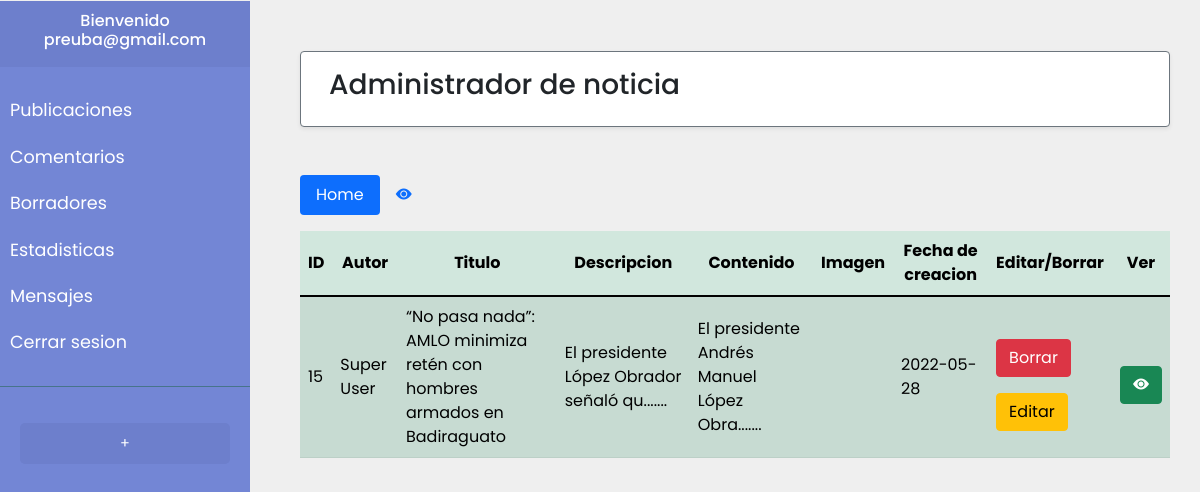
Screenshot of /php/adminTodos.php (signed in) with the database file from the repository.
### tables this page shows
CREATE TABLE `post` (
  `id` int(11) NOT NULL,
  `autorid` int(11) NOT NULL,
  `title` varchar(255) DEFAULT NULL,
  `description` varchar(511) DEFAULT NULL,
  `content` text DEFAULT NULL,
  `link1` varchar(255) DEFAULT NULL,
  `link2` varchar(255) DEFAULT NULL,
  `link3` varchar(255) DEFAULT NULL,
  `image` varchar(255) DEFAULT NULL,
  `created_at` date NOT NULL DEFAULT current_timestamp(),
  `status` int(11) DEFAULT 1,
  `category_id` int(11) NOT NULL
);

### php/config/validarSesion.php (called while the page is built, shortened)
<?php
require 'database.php';
if (isset($_SESSION['user_id'])){
  $records = $conn->prepare('SELECT id, autor, id_privileges, email, password FROM admins WHERE id =:id');
  $records->bindParam(':id', $_SESSION['user_id']);
  $records->execute();
  $results = $records->fetch(PDO::FETCH_ASSOC);
  if(is_countable($results) > 0){
    $user = $results;
  }
}
?>

### php/adminTodos.php (the view, shortened to what this page needs)
<?php require "../php/config/validarSesion.php"?>
<!DOCTYPE html>
<html>
  <head>
  <link rel="stylesheet" href="../css/bootstrap.min.css">
  <link rel="stylesheet" href="../css/adminMenu.css">
  <link rel="stylesheet" href="https://cdn.jsdelivr.net/npm/bootstrap-icons@1.8.1/font/bootstrap-icons.css">
  <link href="https://unpkg.com/vanilla-datatables@latest/dist/vanilla-dataTables.min.css" rel="stylesheet" type="text/css">
  </head>
  <body>
    <?php if(!empty($user)): ?>
      <section>
        <?php include("../php/template/panelAdmin.php"); ?>
      <article>
          <div id="content">
              <nav class="navbar navbar-expand-sm navbar-light bg-light shadow-sm p-3 mb-5 bg-body rounded border border-secondary">
                  <div class="container-fluid">
                      <h3>Administrador de noticia</h3>
                  </div>
              </nav>
              <ul class="nav nav-pills mb-3" id="pills-tab" role="tablist">
                  <li class="nav-item" role="presentation">
                    <form action="adminTodos.php">
                      <button class="nav-link active" type="submit">Home</button>
                    </form>
                  </li>
                  <li class="nav-item" role="presentation">
                    <form action="adminVista.php">
                      <button class="nav-link"  type="submit"><i class="bi bi-eye-fill"></i></button>
                    </form>
                  </li>
                </ul>
            <?php
            require '../php/config/database.php';
            $numPosts = "SELECT pst.id as codigo, autor, title, description, content, image, created_at FROM post as pst INNER JOIN admins as adm on pst.autorid = adm.id WHERE status=1";
            $consulta= $conn->query($numPosts);
            $idPost = ($consulta->fetchAll(PDO::FETCH_ASSOC));
            ?>
              <table class="table table-hover table-success table-striped table-fixed" id="tabla">
                <thead>
                  <tr>
                    <th class="align-middle text-center">ID</th>
                    <th class="align-middle text-center">Autor</th>
                    <th class="align-middle text-center">Titulo</th>
                    <th class="align-middle text-center">Descripcion</th>
                    <th class="align-middle text-center">Contenido</th>
                    <th class="align-middle text-center">Imagen</th>
                    <th class="align-middle text-center">Fecha de creacion</th>
                    <th class="align-middle text-center">Editar/Borrar</th>
                    <th class="align-middle text-center">Ver</th>
                  </tr>
                </thead>
              <tbody>
                <?php foreach ($idPost as $lisPost) { ?>
                <tr>
                  <td class="align-middle"><?php echo $lisPost['codigo']?></td>
                  <td class="align-middle "><?php echo $lisPost['autor']?></td>
                  <td class="align-middle "><?php echo $lisPost['title']?></td>
                  <td class="align-middle "><?php echo substr($lisPost['description'],0,40)?>.......</td>
                  <td class="align-middle "><?php echo substr($lisPost['content'],0,40)?>.......</td>
                  <td class="align-middle "><img src="<?php echo substr($lisPost['image'],0) ?>" width="120" alt="" srcset=""></td>
                  <td class="align-middle "><?php echo $lisPost['created_at']?></td>
                  <td class= "align-middle">
                  <form method="post" action="./deletePost.php">
                    <input type="submit" name="accion" value="Borrar" class="btn btn-danger mt-3"/>
                  </form>
                  <form method="post" action="./formEditar.php">
                    <input type="submit" name="accion" value="Editar" class="btn btn-warning mt-3"/>
                  </form>
                    </td>
                  <td class="align-middle ">
                    <a href="articulo.php?id=<?= $lisPost["codigo"]?>" class="btn btn-success mt-3"><i class="bi bi-eye-fill"></i></a>
                  </td>
                </tr>
                <?php }?>
              </tbody>
            </table>
            </div>
      </article>
      </section>
    <?php else:
    header('Location: ../php/login.php');
    ?>
    <?php endif; ?>
   </body>
</html>

### php/template/panelAdmin.php
<div class="wrapper">
          <nav id="sidebar">
              <div class="sidebar-header text-center">
              <?php $userV = $user["id_privileges"]?>
                  <h6>Bienvenido <?= $user['email']?></h6>
              </div>
                <?php if($userV == 1):?>
                    <ul class="list-unstyled components">
                        <li>
                            <a href="../php/adminRegistro.php">Administrar usuarios</a>
                        </li>
                        <li>
                            <a href="../php/adminTodos.php">Publicaciones</a>
                        </li>
                        <li>
                            <a href="../php/adminComentarios.php">Comentarios</a>
                        </li>
                        <li>
                            <a href="../php/adminBorradores.php">Borradores</a>
                        </li>
                        <li>
                            <a href="../php/adminEstadistica.php">Estadisticas</a>
                        </li>
                        <li>
                            <a href="../php/adminContacto.php">Mensajes</a>
                        </li>
                        <li>
                            <a href="../php/logout.php">Cerrar sesion</a>
                        </li>
                    </ul>
                    <ul class="list-unstyled CTAs">
                        <li>
                            <a href="../php/adminNuevoArticulo.php" class="article">+</a>
                        </li>
                    </ul>
                    <?php else: ?>
                     <ul class="list-unstyled components">
                        <li>
                            <a href="../php/adminTodos.php">Publicaciones</a>
                        </li>
                        <li>
                            <a href="../php/adminComentarios.php">Comentarios</a>
                        </li>
                        <li>
                            <a href="../php/adminBorradores.php">Borradores</a>
                        </li>
                        <li>
                            <a href="../php/adminEstadistica.php">Estadisticas</a>
                        </li>
                        <li>
                            <a href="../php/adminContacto.php">Mensajes</a>
                        </li>
                        <li>
                            <a href="../php/logout.php">Cerrar sesion</a>
                        </li>
                    </ul>
                <ul class="list-unstyled CTAs">
                  <li>
                      <a href="../php/adminNuevoArticulo.php" class="article">+</a>
                  </li>
              </ul>
              <?php endif; ?>
      </div>

### css/adminMenu.css (style rules this page uses)
body { font-family: 'Poppins', sans-serif; background: #EFEFEF; margin: 0; padding: 0; }
a, a:hover, a:focus { color: inherit; text-decoration: none; transition: all 0.3s; }
.wrapper { display: flex; width: 100%; align-items: stretch; }
#sidebar { min-width: 250px; max-width: 250px; background: #7386D5; color: #fff; transition: all 0.3s; }
#sidebar .sidebar-header { padding: 10px; background: #6d7fcc; }
#sidebar ul.components { padding: 20px 0; border-bottom: 1px solid #47748b; }
#sidebar ul li a { padding: 10px; font-size: 1.1em; display: block; }
ul.CTAs { padding: 20px; }
ul.CTAs a { text-align: center; font-size: 0.9em !important; display: block; border-radius: 5px; margin-bottom: 5px; }
a.article, a.article:hover { background: #6d7fcc !important; color: #fff !important; }
article { -webkit-flex: 3; -ms-flex: 3; flex: 3; position: relative; background-color: #EFEFEF; padding: 30px; width: 900px; }
section { margin-top: 1px; -webkit-flex: 1; -ms-flex: 1; flex: 1; display: flex; position: static; width: 500px; }
#content { width: 900px; height: 400px; margin: 5px; padding: 15px; position:static; min-height: 100vh; transition: all 0.3s; }

### rows the page displays
post: id "15", autorid.autor "Super User", title "“No pasa nada”: AMLO minimiza retén con hombres armados en Badiraguato", description "El presidente López Obrador señaló qu", content "El presidente Andrés Manuel López Obra", created_at "2022-05-28"

### other values shown
$user['email'] "preuba@gmail.com"
